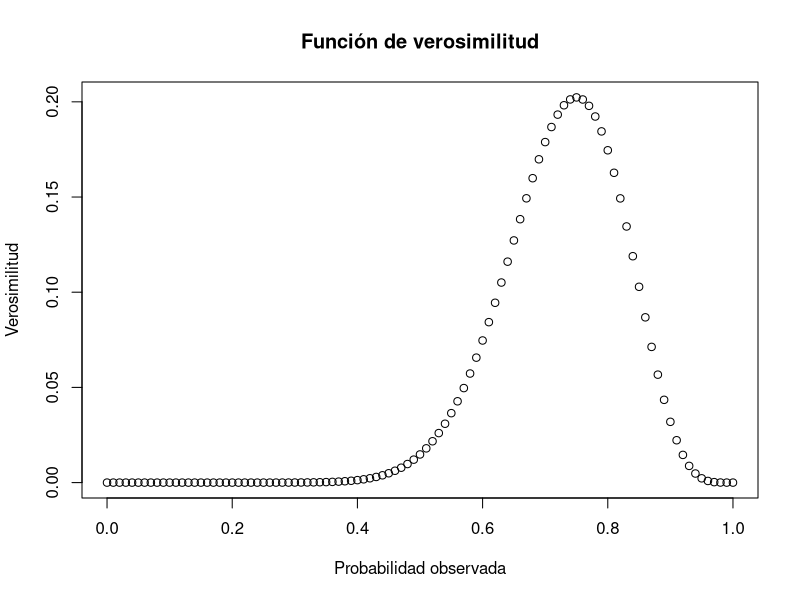
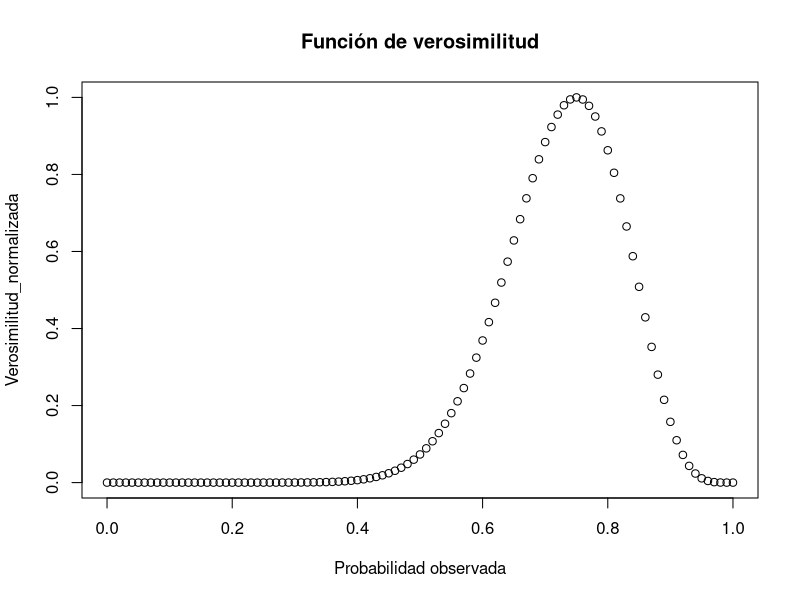
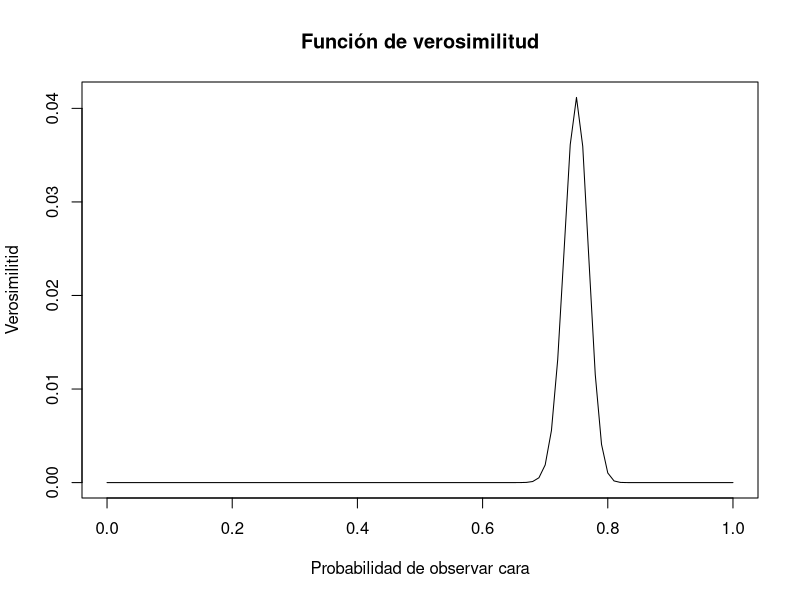
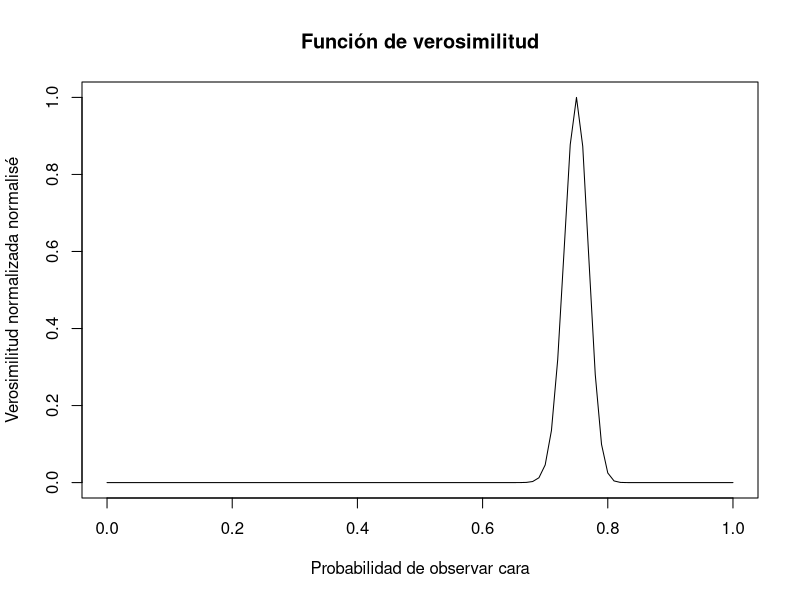
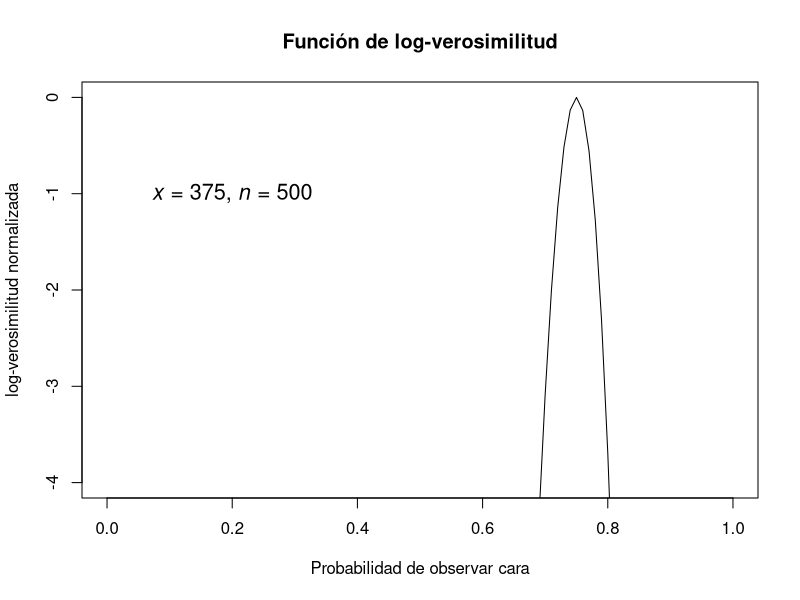
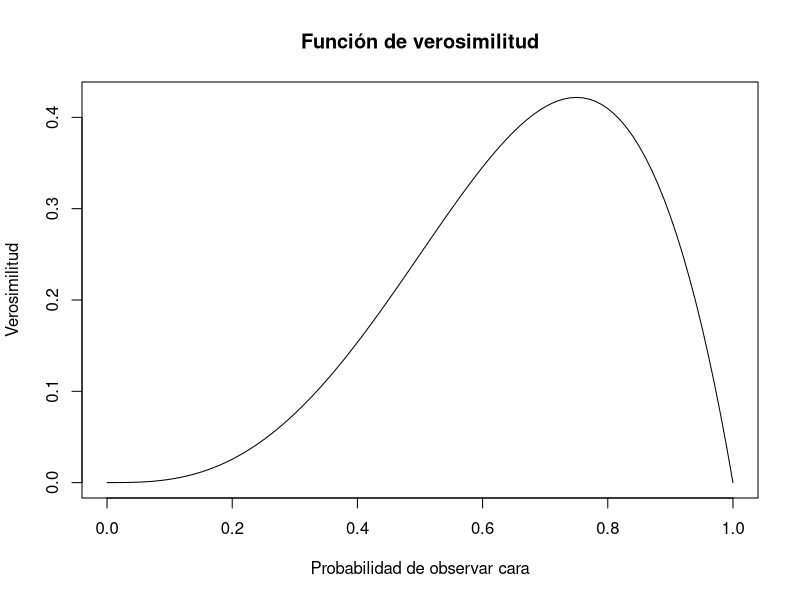
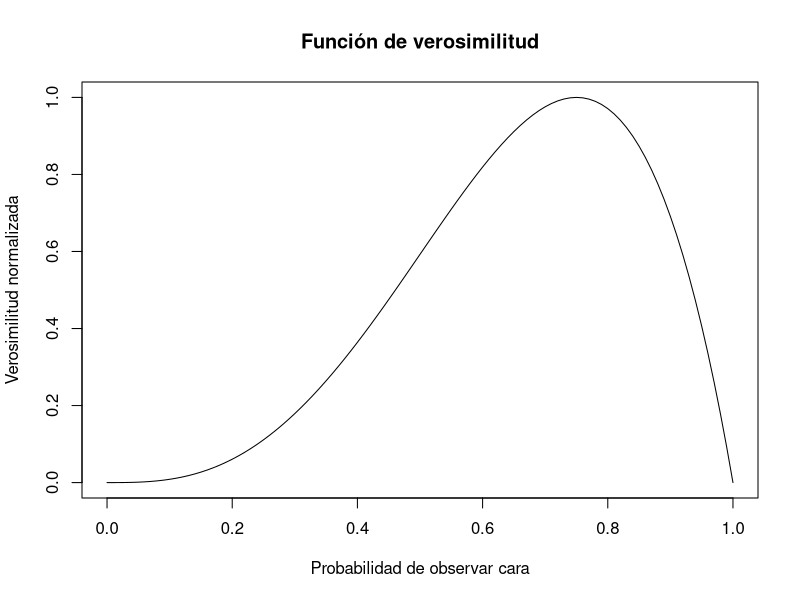
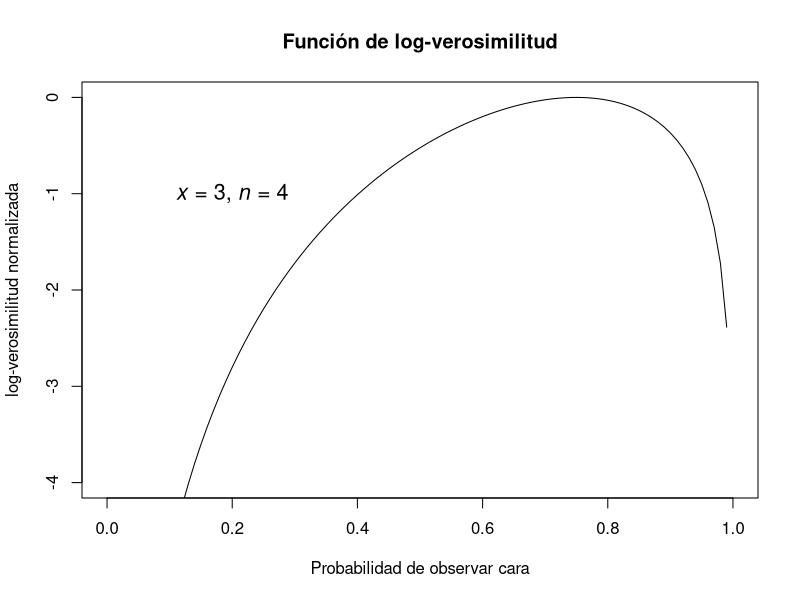

Recreate these plots in R, in order. (Note: this script raises an error after producing the figures.)
## ---- chunk 1
lanzamiento <- c("cruz","cara","cara","cara","cara","cara","cara","cruz","cruz","cara","cara","cara","cara","cara","cara","cara","cruz","cara","cruz","cara")
table(lanzamiento)
## ---- chunk 2
theta <- seq (from=0, to =1, by=0.01)
Vero <- dbinom(x=15, size=20, prob=theta)
plot(Vero~theta, ylab="Verosimilitud", xlab="Probabilidad observada", main="Función de verosimilitud")
which(Vero==max(Vero))
theta[76]
## ---- chunk 3
Vero_norm<-Vero/max(Vero)  #valores de la función de máxima verosimilitud normalizada para tener un máximo de 1
plot(Vero_norm~theta, ylab="Verosimilitud_normalizada", xlab="Probabilidad observada", main="Función de verosimilitud")
## ---- chunk 4
x <- 375
n <- 500
theta<-seq(from=0, to=1, by=0.01)
Vero375<-dbinom(x=x, size=n, prob=theta)
Vero375_norm<-Vero375/max(Vero375)
ve375 <- plot(Vero375~theta, main="Función de verosimilitud", xlab="Probabilidad de observar cara", ylab="Verosimilitid", type="l")
ve375nor <- plot(Vero375_norm~theta, main="Función de verosimilitud", xlab="Probabilidad de observar cara", ylab="Verosimilitud normalizada normalisé", type="l")
verologno <- plot(log(Vero375_norm)~theta, main="Función de log-verosimilitud", xlab="Probabilidad de observar cara",
ylab="log-verosimilitud normalizada", type="l", ylim=c(-4,0))
text(x=0.2, y=-1, labels=expression(paste(italic(x), " = 375, ", italic(n), " = 500")), cex=1.3)
## ---- chunk 5
x <- 3
n <- 4
theta<-seq(from=0, to=1, by=0.01)
Vero3<-dbinom(x=x, size=n, prob=theta)
Vero3_norm<-Vero3/max(Vero3)
v3<-plot(Vero3~theta, main="Función de verosimilitud", xlab="Probabilidad de observar cara", ylab="Verosimilitud", type="l")
v3n <- plot(Vero3_norm~theta, main="Función de verosimilitud", xlab="Probabilidad de observar cara", ylab="Verosimilitud normalizada", type="l")
ve3lon <- plot(log(Vero3_norm)~theta, main="Función de log-verosimilitud", xlab="Probabilidad de observar cara",
ylab="log-verosimilitud normalizada", type="l", ylim=c(-4,0))
text(x=0.2, y=-1, labels=expression(paste(italic(x), " = 3, ", italic(n), " = 4")), cex=1.3)

ve3lon <- plot(log(Vero3)~theta, main="Función de log-verosimilitud", xlab="Probabilidad de observar cara",
ylab="log-verosimilitud normalizada", type="l", ylim=c(-4,0))
text(x=0.2, y=-1, labels=expression(paste(italic(x), " = 3, ", italic(n), " = 4")), cex=1.3)

## ---- chunk 6
x <- seq (from = -4, to= 4, len=100)
plot(x, dnorm(x))
points(x, dnorm(x, mean = 0.5, sd=1), col="red")
points(x, dnorm(x, mean = 1.5), col="blue")
abline(v=1.5)
plot(x, dnorm(x))
points (x, dnorm(x,sd=2))
#######################################
x <- c(12,3,5,8,6,4)
mean(x)
theta2 <- seq(from=0, to=14, by=0.01)
LL1 <- log(dnorm(x=12,mean=theta2,sd=3))
LL2 <- log(dnorm(x=3,mean=theta2,sd=3))
LL3<-log(dnorm(x=5,mean=theta2,sd=3))
LL4<-log(dnorm(x=8,mean=theta2,sd=3))
LL5<-log(dnorm(x=6,mean=theta2,sd=3))
LL6<-log(dnorm(x=4,mean=theta2,sd=3))
log_LL <- LL1+LL2+LL3+LL4+LL5+LL6
max(log_LL)
theta2[which(log_LL==max(log_LL))]
## ---- chunk 7
plot(log_LL~theta2, xlab="Valor de theta (media)", ylab="Función de log-verosimilitud")
## ---- chunk 8
saltiempo<-read.csv("Salamandra.csv", header=TRUE)
saltiempo$Cobertura<-ifelse(saltiempo$Cob<50, 0,1)
## ---- chunk 9
mod1<-lm(Tiempo~Aire+Largo+Cobertura+Cobertura:Largo, data=saltiempo)
layout(mat=matrix(1:4, nrow=2, ncol=2))
plot(mod1)
## ---- chunk 10
mod1log<-lm(log(Tiempo)~Aire+Largo+Cobertura+Cobertura:Largo, data=saltiempo)
layout(mat=matrix(1:4, nrow=2, ncol=2))
plot(mod1log)
## ---- chunk 11
##checar efecto levier
#hatvalues(mod1)
plot(hatvalues(mod1), ylim=c(0,0.4), ylab="Valores hat", xlab="Observaciones", main="Effecto levier")
abline(h=2*6/150, lty=2)

##Influencia
library(car)
plot(cookd(mod1), ylab="Distancia de Cook", xlab="Observaciones", ylim=c(0,0.4), main="Influencia de observaciones")
abline(h=4/(150-6), lty=2) # 4/(n-p), donde n is el total de la muestra, p es el número de parámetros
#influence.measures(mod1)
## ---- chunk 12
##La función de versoimilitud tiene su máximo con estos estimados
coefficients(mod1)
##El valor máximo de la función de verosimilitud
logLik(mod1)
## ---- chunk 13
mod2<-lm(Tiempo~Aire, data=saltiempo)
mod3<-lm(Tiempo~Cobertura, data=saltiempo)
mod4<-lm(Tiempo~Largo, data=saltiempo)
mod5<-lm(Tiempo~Largo+Cobertura, data=saltiempo)
mod6<-lm(Tiempo~Largo+Cobertura+Cobertura:Largo, data=saltiempo)
mod7<-lm(Tiempo~Aire+Largo+Cobertura, data=saltiempo)
## ---- chunk 14
AICc_1<--2*logLik(mod1)[1]+2*(length(coefficients(mod1))+1)+ (2*(length(coefficients(mod1))))*(length(coefficients(mod1)+1))/(150-length(coefficients(mod1))-1)
                                                          
AICc_2<--2*logLik(mod2)[1]+2*(length(coefficients(mod2))+1)*(150/(150-(length(coefficients(mod2))+1)-1))

AICc_3<--2*logLik(mod3)[1]+2*(length(coefficients(mod3))+1)*(150/(150-(length(coefficients(mod3))+1)-1))

AICc_4<--2*logLik(mod4)[1]+2*(length(coefficients(mod4))+1)*(150/(150-(length(coefficients(mod4))+1)-1))

AICc_5<--2*logLik(mod5)[1]+2*(length(coefficients(mod5))+1)*(150/(150-(length(coefficients(mod5))+1)-1))

AICc_6<--2*logLik(mod6)[1]+2*(length(coefficients(mod6))+1)*(150/(150-(length(coefficients(mod6))+1)-1))

AICc_7<--2*logLik(mod7)[1]+2*(length(coefficients(mod7))+1)*(150/(150-(length(coefficients(mod7))+1)-1))
## ---- chunk 15
Resultados<-data.frame(Model=c("Largo+Aire+Cobertura+Largo:Cobertura", "Aire", "Cobertura", "Largo", "Largo+Cobertura", "Largo+Cobertura+Largo:Cobertura", "Aire+Largo+Cobertura"))
Resultados$AICc<-c(AICc_1, AICc_2, AICc_3, AICc_4, AICc_5, AICc_6, AICc_7)
Resultados$Delta_AICc<-Resultados$AICc-min(Resultados$AICc)
Resultados$ModelLik <- exp(-0.5*Resultados$Delta_AICc)
Resultados$ModelLik <- exp(-Resultados$Delta_AICc/2)
Resultados$AICcPeso<-Resultados$ModelLik/sum(exp(-Resultados$Delta_AICc/2))
#exp(-Resultados$Delta_AICc/2)/sum(exp(-Resultados$Delta_AICc/2))
AICctable<-Resultados[rev(order(Resultados$AICcPeso)),]
AICctable
AICctable
## ---- chunk 16
ResultadosA<-data.frame(Model=c("Largo+Aire+Cobertura+Largo:Cobertura", "Aire", "Aire+Largo+Cobertura"))
ResultadosA$AICc<-c(AICc_1, AICc_2, AICc_7)
ResultadosA$Delta_AICc<-ResultadosA$AICc-min(ResultadosA$AICc)
ResultadosA$AICcPeso<-exp(-ResultadosA$Delta_AICc/2)/sum(exp(-ResultadosA$Delta_AICc/2))
AICcAtable<-ResultadosA[rev(order(ResultadosA$AICcPeso)),]
AICcAtable
## ---- chunk 17
aire.ests <- c(coef(mod1)[2], coef(mod2)[2], coef(mod7)[2])
aire.ests
mod.avg.est <- sum(ResultadosA$AICcPeso*aire.ests)
mod.avg.est
## ---- chunk 18
aire.se <- c(summary(mod1)$coef[2, 2], summary(mod2)$coef[2, 2],
             summary(mod7)$coef[2, 2])
aire.se
incond.se <- sum(ResultadosA$AICcPeso*sqrt((aire.se^2) + ((aire.ests - mod.avg.est)^2)))
incond.se
## ---- chunk 19
incond.95CI <- mod.avg.est+1.96*c(-1*incond.se, incond.se)
incond.95CI
